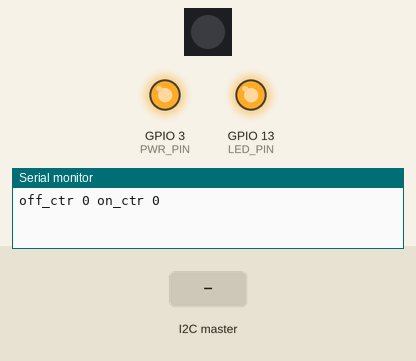
A sketch run on a simulated ESP32. Parts: 1 RGB LEDs in strip order, left to right, output pins drawn as LEDs (lit = HIGH), the last lines printed to the serial monitor. Inputs (shaded band) come from the test bench.

Above: at 1.2 s.
1.3 s: the I2C master sends the byte 1
At 5.12 s:
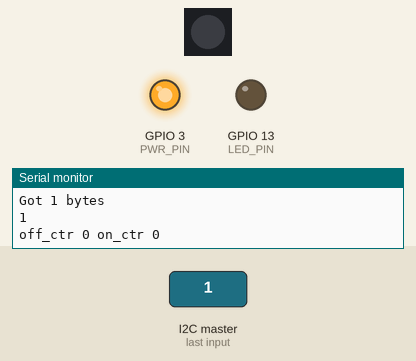
Timing chart, 0 to 6.8 s (numbered marks = the images above; inputs shaded):
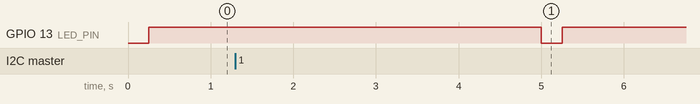

The sketch:

snooze.ino
```cpp
// SNOOZE
// I2C controlled power-saving self-shutdown
// for Raspberry Pi, implemented on a Trinket
// companion microcontroller
//
// When I2C commands, wait for a time, then
// the power is shut off for requested period.
//
// I2C should send three bytes:
//  1 is time-off delay
//  2 and 3 are time-on delay
// Units are five second increments
//

#include <Wire.h>

#include <Adafruit_DotStar.h>
Adafruit_DotStar strip = Adafruit_DotStar(1,7,8, DOTSTAR_BGR);

// global counter variables for sleep timing
byte off_ctr = 0;
unsigned int on_ctr = 0;

// flashing LED utilities

#define LED_PIN 13

#define BLINK_TIME 250
#define BLINKS_PER_CYC 20

void fast_blink_delay(){
  int ii;
  for (ii=0;ii<BLINKS_PER_CYC;ii+=2){
    digitalWrite(LED_PIN,HIGH);
    delay(BLINK_TIME);
    digitalWrite(LED_PIN,LOW);
    delay(BLINK_TIME);
  }
}

void slow_blink_delay(){
  int ii;
  digitalWrite(LED_PIN,HIGH);
  delay(BLINK_TIME);
  digitalWrite(LED_PIN,LOW);
  for (ii=1;ii<BLINKS_PER_CYC;ii++){
    delay(BLINK_TIME);
  }
}

void led_on_delay(){
  int ii;
  digitalWrite(LED_PIN,LOW);
  delay(BLINK_TIME);
  digitalWrite(LED_PIN,HIGH);
  for (ii=1;ii<BLINKS_PER_CYC;ii++){
    delay(BLINK_TIME);
  }
}

#define PWR_PIN 3

void setup() {
  // turn off dotstar
  strip.show();
  // set up digital outputs
  pinMode(LED_PIN, OUTPUT);
  pinMode(PWR_PIN, OUTPUT);
  off_ctr = 0;
  on_ctr = 0;
  digitalWrite(PWR_PIN, HIGH);
  // initialize the I2C
  Wire.begin(4);
  Wire.onReceive(i2c_recv);
  // serial debugging
  Serial.begin(9600);
}

void i2c_recv(int how_many){
  Serial.printf("Got %d bytes\n", how_many);
  if (how_many==4) {
    off_ctr = Wire.read();
    // will discard next byte - now many bytes coming
    unsigned int on_tmp = Wire.read();
    //assert(on_tmp==2);
    // now the two byte off timer value, high then low
    on_tmp = Wire.read();
    on_tmp = on_tmp << 8;
    on_tmp |= Wire.read();
    if (on_tmp>255) {
      strip.setPixelColor(0,0x0000FF);
    }
    else {
      strip.setPixelColor(0,0x00FF00);
    }
    on_ctr = on_tmp;
  }
  else {
    strip.setPixelColor(0,0xFF0000);
    for (int ii=0;ii<how_many;ii++) {
      Serial.printf("%d ", Wire.read());
    }
    Serial.printf("\n");
  }
  strip.show();
  delay(100);
  strip.setPixelColor(0,0);
  strip.show();
}

void loop() {
  // debug output
  Serial.printf("off_ctr %d on_ctr %d \n",off_ctr,on_ctr);
  // timer logic
  if (off_ctr>0) {
    // waiting to shutdown
    off_ctr--;
    fast_blink_delay();
    if (off_ctr==0) {
      digitalWrite(PWR_PIN, LOW);
    }
  }
  else if (on_ctr>0) {
    // snooze! - waiting to come back on
    on_ctr--;
    slow_blink_delay();
  }
  else {
    digitalWrite(PWR_PIN, HIGH);
    led_on_delay();
  }
}
```
